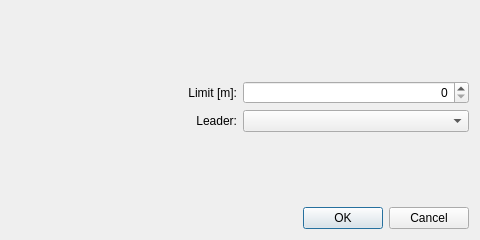
<?xml version="1.0" encoding="UTF-8"?>
<ui version="4.0">
 <class>DialogEditObjectiveDistance</class>
 <widget class="QDialog" name="DialogEditObjectiveDistance">
  <property name="geometry">
   <rect>
    <x>0</x>
    <y>0</y>
    <width>480</width>
    <height>240</height>
   </rect>
  </property>
  <property name="windowTitle">
   <string>Edit Objective Distance</string>
  </property>
  <property name="modal">
   <bool>true</bool>
  </property>
  <layout class="QGridLayout" name="gridLayout">
   <item row="3" column="0" colspan="2">
    <spacer name="verticalSpacer">
     <property name="orientation">
      <enum>Qt::Vertical</enum>
     </property>
     <property name="sizeHint" stdset="0">
      <size>
       <width>299</width>
       <height>30</height>
      </size>
     </property>
    </spacer>
   </item>
   <item row="1" column="1">
    <widget class="QDoubleSpinBox" name="spinBoxLimit">
     <property name="alignment">
      <set>Qt::AlignRight|Qt::AlignTrailing|Qt::AlignVCenter</set>
     </property>
     <property name="decimals">
      <number>0</number>
     </property>
     <property name="minimum">
      <double>0.000000000000000</double>
     </property>
     <property name="maximum">
      <double>5000.000000000000000</double>
     </property>
     <property name="singleStep">
      <double>1.000000000000000</double>
     </property>
    </widget>
   </item>
   <item row="0" column="0" colspan="2">
    <spacer name="verticalSpacer_2">
     <property name="orientation">
      <enum>Qt::Vertical</enum>
     </property>
     <property name="sizeHint" stdset="0">
      <size>
       <width>299</width>
       <height>34</height>
      </size>
     </property>
    </spacer>
   </item>
   <item row="1" column="0">
    <widget class="QLabel" name="label">
     <property name="text">
      <string>Limit [m]:</string>
     </property>
     <property name="alignment">
      <set>Qt::AlignRight|Qt::AlignTrailing|Qt::AlignVCenter</set>
     </property>
     <property name="buddy">
      <cstring>spinBoxLimit</cstring>
     </property>
    </widget>
   </item>
   <item row="4" column="0" colspan="2">
    <widget class="QDialogButtonBox" name="buttonBox">
     <property name="orientation">
      <enum>Qt::Horizontal</enum>
     </property>
     <property name="standardButtons">
      <set>QDialogButtonBox::Cancel|QDialogButtonBox::Ok</set>
     </property>
    </widget>
   </item>
   <item row="2" column="0">
    <widget class="QLabel" name="label_2">
     <property name="text">
      <string>Leader:</string>
     </property>
     <property name="alignment">
      <set>Qt::AlignRight|Qt::AlignTrailing|Qt::AlignVCenter</set>
     </property>
    </widget>
   </item>
   <item row="2" column="1">
    <widget class="QComboBox" name="comboBoxLeader"/>
   </item>
  </layout>
 </widget>
 <tabstops>
  <tabstop>spinBoxLimit</tabstop>
  <tabstop>buttonBox</tabstop>
 </tabstops>
 <resources/>
 <connections>
  <connection>
   <sender>buttonBox</sender>
   <signal>accepted()</signal>
   <receiver>DialogEditObjectiveDistance</receiver>
   <slot>accept()</slot>
   <hints>
    <hint type="sourcelabel">
     <x>248</x>
     <y>254</y>
    </hint>
    <hint type="destinationlabel">
     <x>157</x>
     <y>274</y>
    </hint>
   </hints>
  </connection>
  <connection>
   <sender>buttonBox</sender>
   <signal>rejected()</signal>
   <receiver>DialogEditObjectiveDistance</receiver>
   <slot>reject()</slot>
   <hints>
    <hint type="sourcelabel">
     <x>316</x>
     <y>260</y>
    </hint>
    <hint type="destinationlabel">
     <x>286</x>
     <y>274</y>
    </hint>
   </hints>
  </connection>
 </connections>
</ui>
